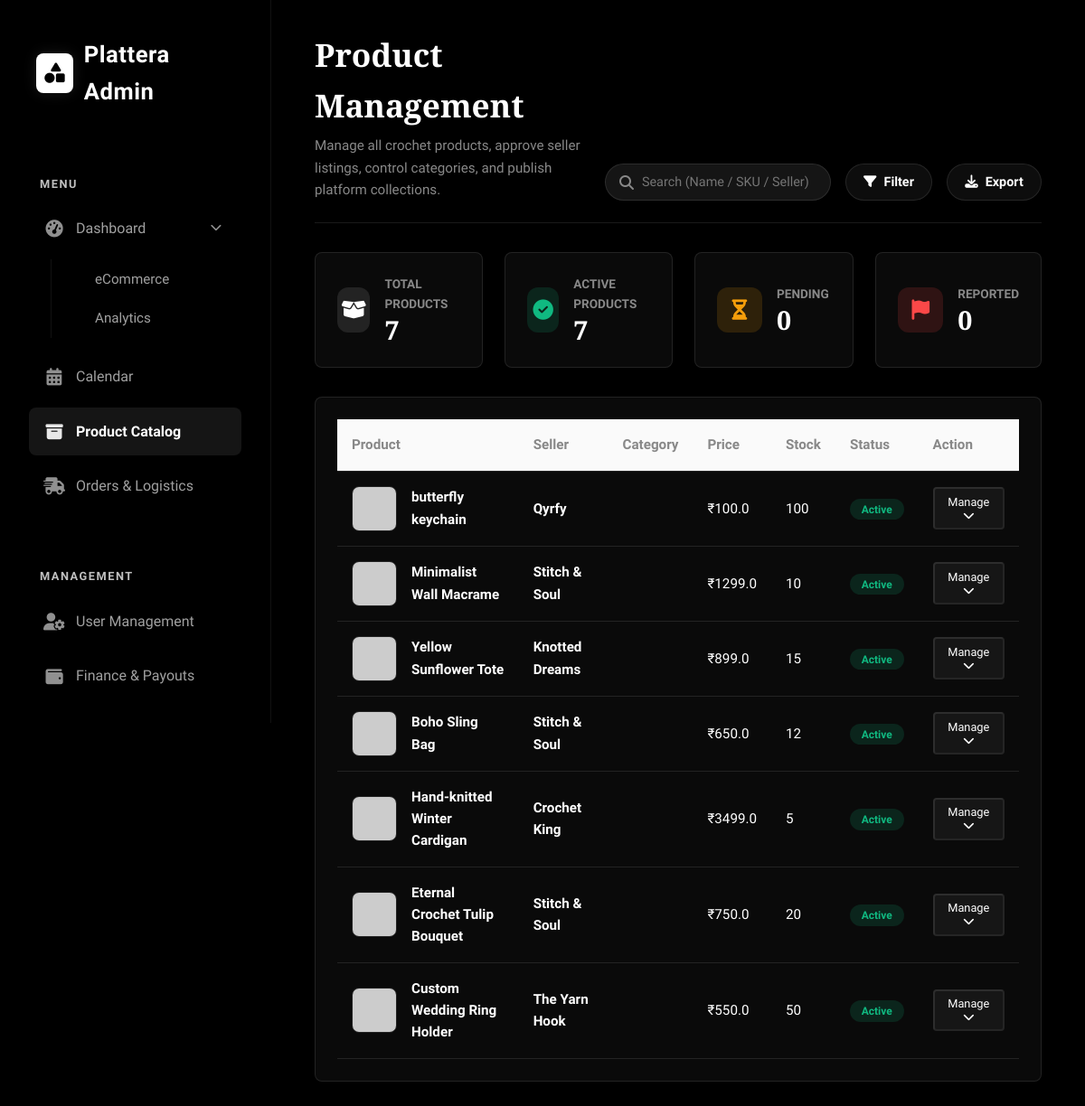
Page /admin/products (signed in) on the committed database.
### tables this page shows
CREATE TABLE products (
        p_id INTEGER PRIMARY KEY AUTOINCREMENT,
        c_id INTEGER,
        seller_id INTEGER,
        p_name TEXT NOT NULL,
        p_description TEXT,
        p_price REAL NOT NULL,
        p_stock INTEGER DEFAULT 20,
        created_at TIMESTAMP DEFAULT CURRENT_TIMESTAMP, p_occasion TEXT, p_old_price REAL, p_material TEXT, p_filling TEXT, p_dimensions TEXT, p_weight TEXT, p_care TEXT, p_perfect_for TEXT, p_status TEXT DEFAULT 'Active',
        FOREIGN KEY (c_id) REFERENCES categories(c_id),
        FOREIGN KEY (seller_id) REFERENCES users(u_id)
    );

CREATE TABLE seller_profiles (
        sp_id INTEGER PRIMARY KEY AUTOINCREMENT,
        u_id INTEGER,
        shop_name TEXT,
        shop_description TEXT, location TEXT, profile_image TEXT, created_at DATETIME, address TEXT,
        FOREIGN KEY (u_id) REFERENCES users(u_id) ON DELETE CASCADE
    );

### blueprints/admin.py (the view)
@admin_bp.route('/admin/products')
def manage_products():
    if not session.get('admin_logged_in'):
        return redirect(url_for('admin.login'))
    all_products = query_db("""
        SELECT p.*, sp.shop_name
        FROM products p
        LEFT JOIN users u ON p.seller_id = u.u_id
        LEFT JOIN seller_profiles sp ON u.u_id = sp.u_id
        ORDER BY p.created_at DESC
    """)
    active_products = [p for p in all_products if p['p_status'] == 'Active']
    pending_products = [p for p in all_products if p['p_status'] == 'Pending']
    reported_products = [p for p in all_products if p['p_status'] == 'Reported'] # Assuming 'Reported' is a status
    stats = {
        'total': len(all_products),
        'active': len(active_products),
        'pending': len(pending_products),
        'reported': len(reported_products)
    }
    return render_template('admin/product.html',
                           all_products=all_products,
                           active_products=active_products,
                           pending_products=pending_products,
                           reported_products=reported_products,
                           stats=stats)

### db.py (called while the page is built)
def get_db():
    if 'db' not in g:
        g.db = sqlite3.connect(DATABASE)
        g.db.row_factory = sqlite3.Row
    return g.db

def query_db(query, args=(), one=False):
    cur = get_db().execute(query, args)
    rv = cur.fetchall()
    cur.close()
    return (rv[0] if rv else None) if one else rv

### models.py (called while the page is built)
    @staticmethod
    def get(user_id):
        row = query_db(
            'SELECT u_id, u_name, u_email, u_role, approval_status, phone_number, first_name, last_name, created_at FROM users WHERE u_id = ?',
            [user_id], one=True
        )
        if row is None:
            return None
        return User(
            u_id=row['u_id'],
            u_name=row['u_name'],
            u_email=row['u_email'],
            u_role=row['u_role'],
            approval_status=row['approval_status'],
            phone_number=row['phone_number'],
            first_name=row['first_name'],
            last_name=row['last_name'],
            created_at=row['created_at']
        )

### templates/admin/product.html (shortened to what this page needs)
<!DOCTYPE html>
<html lang="en">
<head>
    <link rel="stylesheet" href="https://cdnjs.cloudflare.com/ajax/libs/font-awesome/6.4.0/css/all.min.css">
</head>
<body>
    {% include 'admin/sidebar.html' %}
    <main class="main-content">
        <header class="top-header">
            <div class="page-title">
                <h1>Product Management</h1>
                <p>Manage all crochet products, approve seller listings, control categories, and publish platform
                    collections.</p>
            </div>
            <div class="header-actions">
                <div class="search-bar">
                    <i class="fa-solid fa-search"></i>
                    <input type="text" placeholder="Search (Name / SKU / Seller)">
                </div>
                <button class="btn btn-outline"><i class="fa-solid fa-filter"></i> Filter</button>
                <button class="btn btn-outline"><i class="fa-solid fa-download"></i> Export</button>
            </div>
        </header>
        <div class="grid-4">
            <div class="card stat-card" style="margin-bottom:0;">
                <div class="stat-icon" style="background:var(--primary-light); color:var(--primary);"><i
                        class="fa-solid fa-box-open"></i></div>
                <div class="stat-info">
                    <span class="stat-title">Total Products</span>
                    <span class="stat-value">{{ stats.total }}</span>
                </div>
            </div>
            <div class="card stat-card" style="margin-bottom:0;">
                <div class="stat-icon" style="background:var(--success-light); color:var(--success);"><i
                        class="fa-solid fa-circle-check"></i></div>
                <div class="stat-info">
                    <span class="stat-title">Active Products</span>
                    <span class="stat-value">{{ stats.active }}</span>
                </div>
            </div>
            <div class="card stat-card" style="margin-bottom:0;">
                <div class="stat-icon" style="background:var(--warning-light); color:var(--warning);"><i
                        class="fa-solid fa-hourglass-half"></i></div>
                <div class="stat-info">
                    <span class="stat-title">Pending</span>
                    <span class="stat-value">{{ stats.pending }}</span>
                </div>
            </div>
            <div class="card stat-card" style="margin-bottom:0;">
                <div class="stat-icon" style="background:var(--danger-light); color:var(--danger);"><i
                        class="fa-solid fa-flag"></i></div>
                <div class="stat-info">
                    <span class="stat-title">Reported</span>
                    <span class="stat-value">{{ stats.reported }}</span>
                </div>
            </div>
        </div>
        <div class="card">
            <div class="table-wrap">
                <table>
                    <thead>
                        <tr>
                            <th>Product</th>
                            <th>Seller</th>
                            <th>Category</th>
                            <th>Price</th>
                            <th>Stock</th>
                            <th>Status</th>
                            <th>Action</th>
                        </tr>
                    </thead>
                    <tbody>
                        {% for p in all_products %}
                        <tr class="hoverable">
                            <td>
                                <div class="flex-cell">
                                    <img src="{{ url_for('static', filename='uploads/' + p.p_image) if p.p_image else 'https://via.placeholder.com/100' }}"
                                        class="p-image">
                                    <strong>{{ p.p_name }}</strong>
                                </div>
                            </td>
                            <td><a href="#" style="color:var(--primary); font-weight:bold;">{{ p.shop_name or 'Admin'
                                    }}</a></td>
                            <td>{{ p.p_category }}</td>
                            <td>₹{{ p.p_price }}</td>
                            <td>{{ p.p_stock }}</td>
                            <td>
                                {% if p.p_status == 'Active' %}
                                <span class="badge badge-active">Active</span>
                                {% elif p.p_status == 'Pending' %}
                                <span class="badge badge-pending">Pending</span>
                                {% else %}
                                <span class="badge badge-deactivated">{{ p.p_status }}</span>
                                {% endif %}
                            </td>
                            <td>
                                <button class="btn-outline"
                                    style="padding:0.4rem 0.8rem; font-size:0.8rem; border-radius:4px;"
                                    onclick="toggleDetail('row-{{ p.p_id }}')">Manage <i
                                        class="fa-solid fa-chevron-down"></i></button>
                            </td>
                        </tr>
                        {% endfor %}
                    </tbody>
                </table>
            </div>
        </div>
    </main>
</body>
</html>

### templates/admin/sidebar.html (shortened to what this page needs)
<link rel="stylesheet" href="{{ url_for('static', filename='css/admin_sidebar.css') }}">
<aside class="sidebar">
    <div class="sidebar-brand">
        <div class="brand-logo"><i class="fa-solid fa-shapes"></i></div>
        <span class="brand-text">Plattera Admin</span>
    </div>
    <div class="sidebar-section">
        <div class="sidebar-section-title">MENU</div>
        <ul class="sidebar-menu">
            <li class="sidebar-item">
                <a href="{{ url_for('admin.dashboard') }}"
                    class="sidebar-link {% if request.endpoint == 'admin.dashboard' %}active{% endif %}">
                    <i class="fa-solid fa-gauge-high"></i> Dashboard <i class="fa-solid fa-chevron-down arrow"></i>
                </a>
                <ul class="sidebar-submenu" >
                    <li><a href="{{ url_for('admin.dashboard') }}"
                            class="submenu-link {% if request.endpoint == 'admin.dashboard' %}active{% endif %}">eCommerce</a>
                    </li>
                    <li><a href="{{ url_for('admin.analytics') }}"
                            class="submenu-link {% if request.endpoint == 'admin.analytics' %}active{% endif %}">Analytics</a>
                    </li>
                </ul>
            </li>
            <li class="sidebar-item">
                <a href="#" class="sidebar-link">
                    <i class="fa-solid fa-calendar-days"></i> Calendar
                </a>
            </li>
            <li class="sidebar-item">
                <a href="{{ url_for('admin.manage_products') }}"
                    class="sidebar-link {% if request.endpoint == 'admin.manage_products' %}active{% endif %}">
                    <i class="fa-solid fa-box-archive"></i> Product Catalog
                </a>
            </li>
            <li class="sidebar-item">
                <a href="{{ url_for('admin.manage_orders') }}"
                    class="sidebar-link {% if request.endpoint == 'admin.manage_orders' %}active{% endif %}">
                    <i class="fa-solid fa-truck-fast"></i> Orders & Logistics
                </a>
            </li>
        </ul>
    </div>
    <div class="sidebar-section">
        <div class="sidebar-section-title">MANAGEMENT</div>
        <ul class="sidebar-menu">
            <li class="sidebar-item">
                <a href="{{ url_for('admin.manage_sellers') }}"
                    class="sidebar-link {% if request.endpoint == 'admin.manage_sellers' %}active{% endif %}">
                    <i class="fa-solid fa-user-gear"></i> User Management
                </a>
            </li>
            <li class="sidebar-item">
                <a href="{{ url_for('admin.finance') }}"
                    class="sidebar-link {% if request.endpoint == 'admin.finance' %}active{% endif %}">
                    <i class="fa-solid fa-wallet"></i> Finance & Payouts
                </a>
            </li>
            <li class="sidebar-item">
                <a href="{{ url_for('admin.learning') }}"
                    class="sidebar-link {% if request.endpoint == 'admin.learning' %}active{% endif %}">
                </a>
            </li>
        </ul>
    </div>
</aside>

### static/css/admin_sidebar.css (style rules this page uses)
:root { --sidebar-bg: #000000; --sidebar-border: #111111; --sidebar-text: #a0a0a0; --sidebar-text-active: #ffffff; --sidebar-bg-active: #151515; --sidebar-title: #f0f0f0; --sidebar-width: 300px; --radius-md: 8px; --transition: all 0.3s cubic-bezier(0.4, 0, 0.2, 1); --accent-color: #ffffff; }
.sidebar { width: var(--sidebar-width); background-color: var(--sidebar-bg); border-right: 1px solid var(--sidebar-border); padding: 2rem; position: fixed; height: 100vh; overflow-y: auto; z-index: 100; display: flex; flex-direction: column; color: var(--sidebar-text); }
.sidebar-brand { margin-bottom: 2.5rem; padding: 0.5rem; display: flex; align-items: center; gap: 0.75rem; text-decoration: none; }
.brand-logo { width: 44px; height: 44px; background: #ffffff; border-radius: 8px; display: flex; align-items: center; justify-content: center; color: black; font-size: 1.4rem; box-shadow: 0 0 15px rgba(255, 255, 255, 0.1); }
.brand-text { font-size: 1.6rem; font-weight: 700; color: #ffffff; font-family: 'Tenor Sans', sans-serif; letter-spacing: 0.5px; }
.sidebar-section { margin-bottom: 2rem; }
.sidebar-section-title { font-size: 0.8rem; font-weight: 600; text-transform: uppercase; color: var(--sidebar-title); letter-spacing: 1.5px; margin: 1.5rem 0.75rem 0.75rem; opacity: 0.8; }
.sidebar-menu { list-style: none; padding: 0; margin: 0; }
.sidebar-item { margin-bottom: 0.5rem; }
.sidebar-link { display: flex; align-items: center; gap: 0.75rem; padding: 0.85rem 1rem; color: var(--sidebar-text); text-decoration: none; font-weight: 500; font-size: 1rem; border-radius: var(--radius-md); transition: var(--transition); }
.sidebar-link i { font-size: 1.2rem; width: 24px; display: flex; justify-content: center; opacity: 0.9; }
.sidebar-link.active { background-color: var(--sidebar-bg-active); color: var(--sidebar-text-active); font-weight: 600; }
.sidebar-link .arrow { margin-left: auto; font-size: 0.8rem; transition: transform 0.3s; }
.sidebar-submenu { list-style: none; padding-left: 3rem; margin: 0.5rem 0 1rem; border-left: 1px solid var(--sidebar-border); margin-left: 1.5rem; }
.submenu-link { display: block; padding: 0.6rem 0; color: var(--sidebar-text); text-decoration: none; font-size: 0.95rem; transition: all 0.3s; }

### rows in the picture
products: p_name "butterfly keychain", shop_name "Qyrfy", p_price "100.0", p_stock "100", p_status "Active"
products: p_name "Minimalist Wall Macrame", shop_name "Stitch & Soul", p_price "1299.0", p_stock "10", p_status "Active"
products: p_name "Yellow Sunflower Tote", shop_name "Knotted Dreams", p_price "899.0", p_stock "15", p_status "Active"
products: p_name "Boho Sling Bag", shop_name "Stitch & Soul", p_price "650.0", p_stock "12", p_status "Active"
products: p_name "Hand-knitted Winter Cardigan", shop_name "Crochet King", p_price "3499.0", p_stock "5", p_status "Active"
products: p_name "Eternal Crochet Tulip Bouquet", shop_name "Stitch & Soul", p_price "750.0", p_stock "20", p_status "Active"
products: p_name "Custom Wedding Ring Holder", shop_name "The Yarn Hook", p_price "550.0", p_stock "50", p_status "Active"

### other values in the picture
{{ stats.total }} "7"
{{ stats.active }} "7"
{{ stats.pending }} "0"
{{ stats.reported }} "0"
